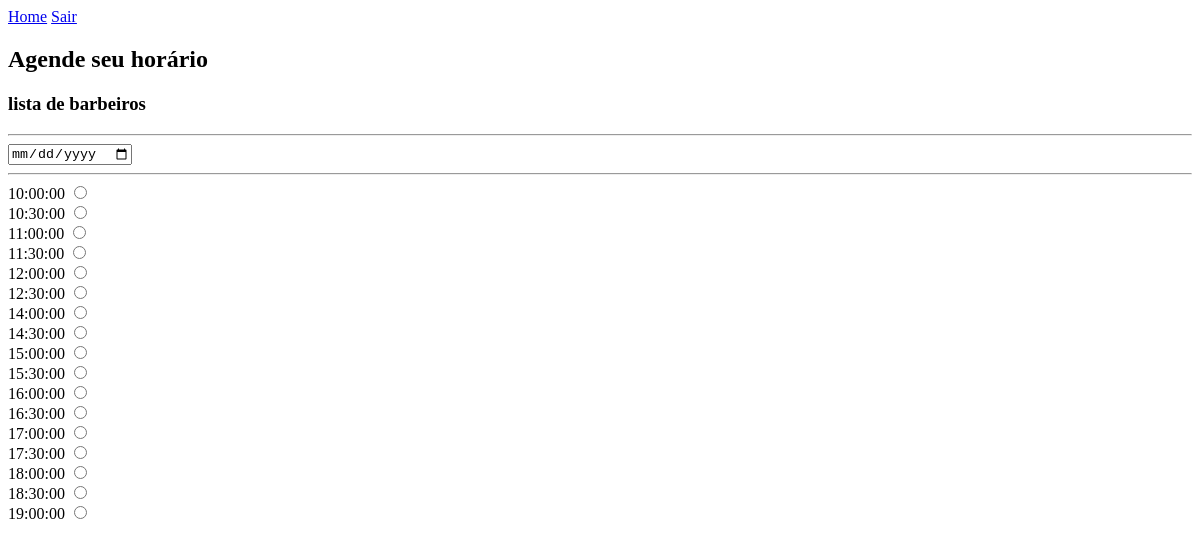
Before: /index (signed in) with the older database file.
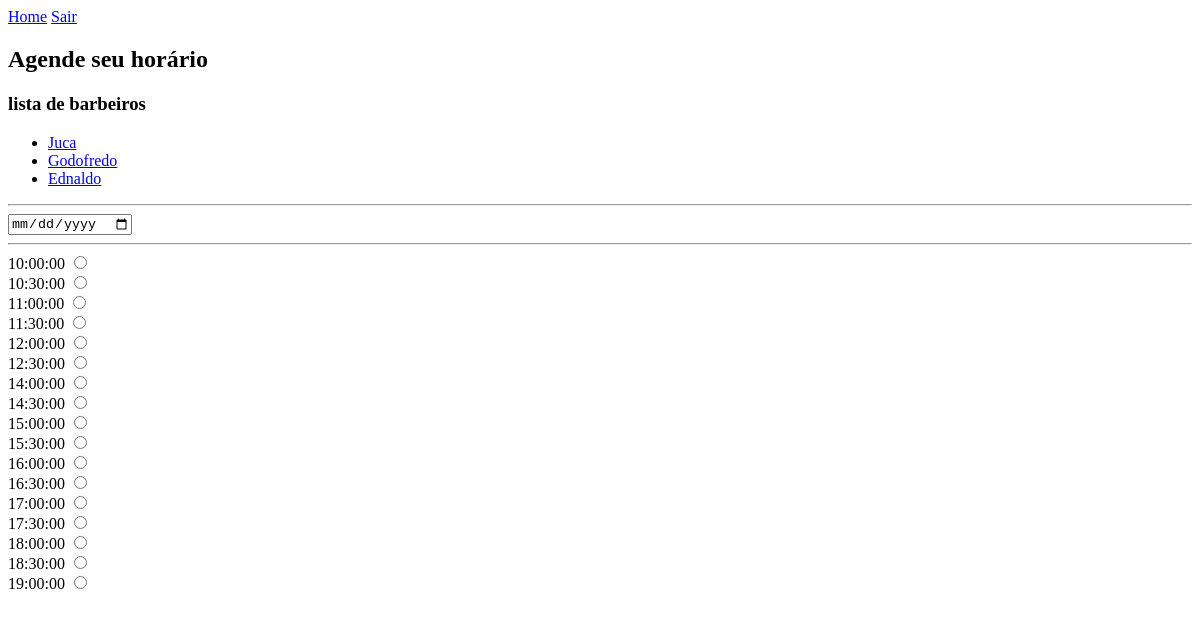
After: the same page with the newer database file.
### app/models.py (models this page shows, shortened)
class Barbeiro(db.Model):
    id_barbeiro = db.Column(db.Integer, primary_key=True)
    nome = db.Column(db.String(100), index=True)
    email = db.Column(db.String(100), index=True, unique=True)
    senha = db.Column(db.String(128))
    reservas = db.relationship('Reserva', backref='barbeiro', lazy='dynamic')

### app/routes.py (the view)
@app.route('/')
@app.route('/index')
@login_required
def index(id_barbeiro=1, dia=None):
    dados = {}
    barbeiros = busca_barbeiros()
    quadro_de_horarios = gerar_quadro_horarios()
    reservas = busca_reservas(id_barbeiro)
    dados['barbeiros'] = barbeiros
    dados['quadro_de_horarios'] = quadro_de_horarios
    return render_template('index.html', titulo="Home", dados=dados)

### app/models.py (called while the page is built)
@login.user_loader
def load_usuario(id):
    return Usuario.query.get(int(id))

### app/routes.py (called while the page is built)
def busca_barbeiros():
    dados = Barbeiro.query.all()
    return dados

def busca_reservas(id_barbeiro):
    dados = Reserva.query.\
    filter_by(barbeiro_id=id_barbeiro).all()
    return dados

def gerar_quadro_horarios():
    horario = timedelta(hours=10)
    horario_limite = timedelta(hours=19)
    horarios_restritos = [
        timedelta(hours=13),
        timedelta(hours=13, minutes=30)
    ]
    acrescimo = timedelta(minutes=30)
    quadro_de_horarios = [str(horario)]
    while horario < horario_limite:
        horario = horario + acrescimo
        if horario in horarios_restritos:
            continue
        quadro_de_horarios.append(str(horario))
    return quadro_de_horarios

### app/templates/index.html
{% extends "base.html" %}
{% block content %}
	<h2>Agende seu horário</h2>
	<div>
		<h3>lista de barbeiros</h3>
		<ul>
			{% for b in dados['barbeiros'] %}
				<li><a href="#" data-barbeiro="{{ b.id_barbeiro }}">{{ b.nome }}</a></li>
			{% endfor %}
		</ul>
	</div>
	<hr>
	<input type="date">
	<hr>
	<div id="quadro-de-horarios">
		<form action="">
			{% for horario in dados['quadro_de_horarios'] %}
			<div>
				<label>{{ horario }}</label>
				<input type="radio" value="horario" name="horario">
			</div>
			{% endfor %}
		</form>
	</div>
{% endblock %}

### app/templates/base.html (shortened to what this page needs)
<!DOCTYPE html>
<html lang="pt-br">
<head>
</head>
<body>
    <header>
        <div>
            <a href="{{ url_for('index') }}">Home</a>
            {% if current_user.is_anonymous %}
            <a href="{{ url_for('login') }}">Login</a>
            {% else %}
            <a href="{{ url_for('logout') }}">Sair</a>
            {% endif %}
        </div>
    </header>
    <main>
        {% block content %}
        {% endblock %}
    </main>
</body>
</html>

Changed rows visible on the page:
added Barbeiro: nome "Juca"
added Barbeiro: nome "Godofredo"
added Barbeiro: nome "Ednaldo"
